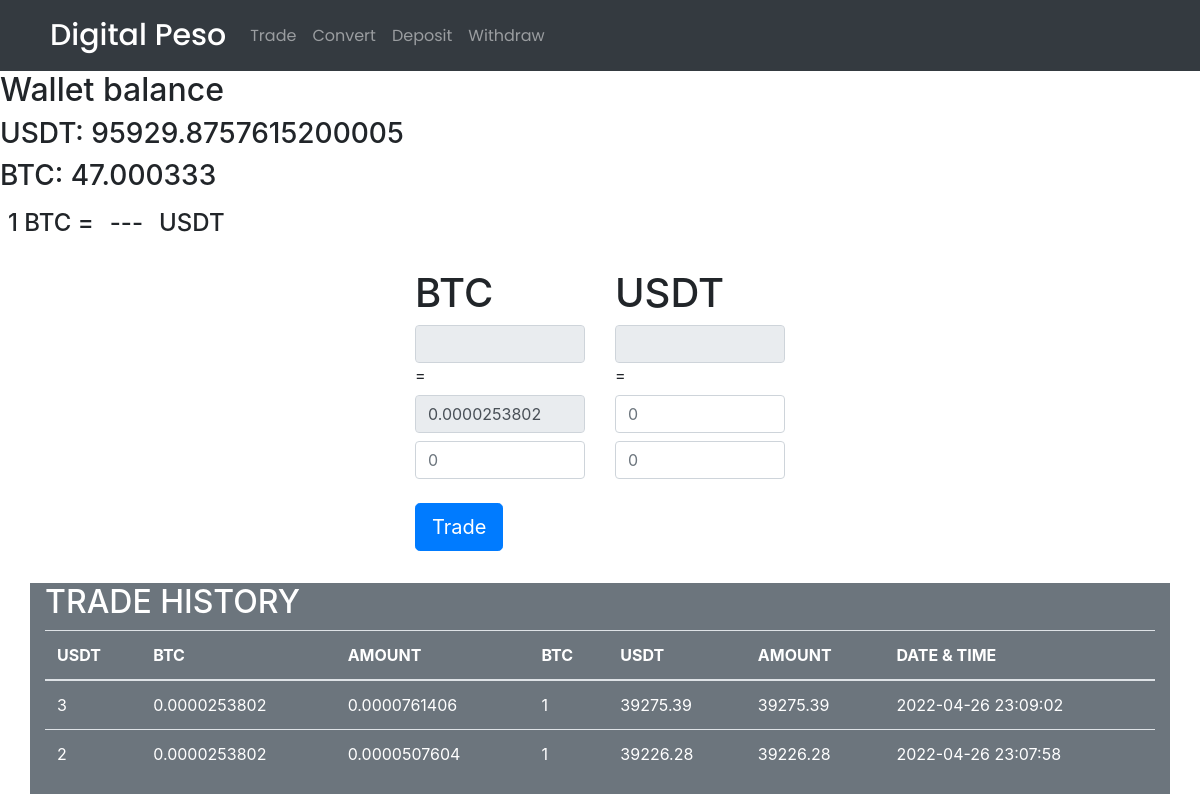
The app's page /USDtoBTC.php (signed in) with its own data.
### tables this page shows
CREATE TABLE `usertable` (
  `id` int(11) NOT NULL,
  `name` varchar(255) NOT NULL,
  `email` varchar(255) NOT NULL,
  `password` varchar(255) NOT NULL,
  `code` mediumint(50) NOT NULL,
  `status` text NOT NULL,
  `bal_php` varchar(50) NOT NULL,
  `bal_usd` varchar(50) NOT NULL,
  `bal_btc` varchar(50) NOT NULL,
  `bal_eth` varchar(50) NOT NULL,
  `bal_matic` varchar(50) NOT NULL
);

CREATE TABLE `trade_his` (
  `id` int(11) NOT NULL,
  `usdt1` varchar(50) NOT NULL,
  `btc1` varchar(50) NOT NULL,
  `amount1` varchar(50) NOT NULL,
  `usdt2` varchar(50) NOT NULL,
  `btc2` varchar(50) NOT NULL,
  `amount2` varchar(50) NOT NULL,
  `time` datetime NOT NULL DEFAULT current_timestamp()
);

### retrieve-data.php (called while the page is built)
<?php
include 'connection.php';
$query="select * from trade_his order by id desc limit 20";
$result=mysqli_query($con,$query);
?>

### USDtoBTC.php (the view, shortened to what this page needs)
<?php require_once "controllerUserData.php"; ?>
<?php
$email = $_SESSION['email'];
$password = $_SESSION['password'];
if($email != false && $password != false){
    $sql = "SELECT * FROM usertable WHERE email = '$email'";
    $run_Sql = mysqli_query($con, $sql);
    if($run_Sql){
        $fetch_info = mysqli_fetch_assoc($run_Sql);
    }
}else{
    header('Location: login-user.php');
}
?>
<!DOCTYPE html>
<html lang="en">
<head>
    <link rel="stylesheet" href="https://stackpath.bootstrapcdn.com/bootstrap/4.5.2/css/bootstrap.min.css">
</head>
<body>
    <nav class="navbar navbar-expand-lg navbar-dark bg-dark">
        <a class="navbar-brand" href="home.php">Digital Peso</a>
        <div class="collapse navbar-collapse" id="navbarNav">
            <ul class="navbar-nav">
                <li class="nav-item">
                    <a class="nav-link" href="trade.php">Trade</a>
                </li>
                <li class="nav-item">
                    <a class="nav-link" href="convert.php">Convert</a>
                </li>
                <li class="nav-item">
                    <a class="nav-link" href="deposit.php">Deposit</a>
                </li>
                <li class="nav-item">
                    <a class="nav-link" href="withdraw.php">Withdraw</a>
                </li>
            </ul>
        </div>
    </nav>
    <h2>Wallet balance</h2>
    <h3>USDT: <?php echo $fetch_info['bal_usd'] ?> </h3>
    <h3>BTC: <?php echo $fetch_info['bal_btc'] ?> </h3>
<div class="d-flex flex-row bd-highlight mb-3">
  <div class="p-2 bd-highlight"><h4>1 BTC = </h4></div>
  <div class="p-2 bd-highlight"><h4 id="stock-price" name="stock_price">---</h4></div>
  <div class="p-2 bd-highlight"><h4>USDT</h4></div>
</div>
    <div class="container-fluid ">
        <form action="up_usdTObtc.php" id="post_get" method="post" >
            <div class="row">
                <div class="col-md-4">
                </div>
                <div class="col-md-4 ">
                    <div class="row">
                        <div class="col">
                            <h1>BTC</h1>
                            <input type="text" id="BTC" name="BTC" class="form-control" readonly>
                            <span>=</span>
                            <input type="text" id="a" name="BTC_a"class="form-control mt-2 mb-2" value="0.0000253802" disabled>
                            <input type="text" id="c"  name="USD_c" class="form-control mb-2" placeholder="0">
                        </div>
                        <div class="col">
                            <h1>USDT</h1>
                            <input type="text"  id="USD" name="USD" class="form-control" readonly>
                            <span>=</span>
                            <input type="text" id="d" name="USD_d"class="form-control mt-2 mb-2" placeholder="0">
                            <input type="text" id="b"  name="BTC_b" class="form-control mt-2 mb-2" placeholder="0">
                        </div>
                    </div>
                    <button type="submit" id="store" name="trade" class="btn btn-primary btn-lg float-left mt-3">Trade</button>
                </div>
</form>
                <div class="col-md-4">
                </div>
</div>
<br>
<div class="container mt-2 bg-secondary text-white bg-gradient-25">
    <div class="row">
        <div class="col-md-12">
            <div class="page-header">
                <h2>TRADE HISTORY</h2>
            </div>
            <table class="table bg-secondary text-white bg-gradient-25">
              <thead>
                <tr>
                  <th scope="col">USDT</th>
                  <th scope="col">BTC</th>
                  <th scope="col">AMOUNT</th>
                  <th scope="col">BTC</th>
                  <th scope="col">USDT</th>
                  <th scope="col">AMOUNT</th>
                  <th scope="col">DATE & TIME</th>
                </tr>
              </thead>
              <tbody>
                <?php include 'retrieve-data.php'; ?>
                <?php if ($result->num_rows > 0): ?>
                <?php while($array=mysqli_fetch_row($result)): ?>
                <tr>
                    <td><?php echo $array[4];?></td>
                    <td><?php echo $array[2];?></td>
                    <td><?php echo $array[3];?></td>
                    <td><?php echo $array[1];?></td>
                    <td><?php echo $array[5];?></td>
                    <td><?php echo $array[6];?></td>
                    <td><?php echo $array[7];?></td>
                </tr>
                <?php endwhile; ?>
                <?php else: ?>
                <tr>
                   <td colspan="3" rowspan="1" headers="">No Data Found</td>
                </tr>
                <?php endif; ?>
              </tbody>
            </table>
        </div>
    </div>
</div>
                </body>
</html>

### USDtoBTC.php (style rules this page uses)
nav { padding-left: 50px !important; padding-right: 100px !important; background: #6665ee; font-family: 'Poppins', sans-serif; }
nav a.navbar-brand { color: #fff; font-size: 30px !important; font-weight: 500; }
body { background: url('https://source.unsplash.com/twukN12EN7c/1920x1080') no-repeat center center fixed; -webkit-background-size: cover; -moz-background-size: cover; background-size: cover; -o-background-size: cover; }

### records on screen
usertable: bal_usd "95929.8757615200005", bal_btc "47.000333"
trade_his: usdt2 "3", btc1 "0.0000253802", amount1 "0.0000761406", usdt1 "1", btc2 "39275.39", amount2 "39275.39", time "2022-04-26 23:09:02"
trade_his: usdt2 "2", btc1 "0.0000253802", amount1 "0.0000507604", usdt1 "1", btc2 "39226.28", amount2 "39226.28", time "2022-04-26 23:07:58"
